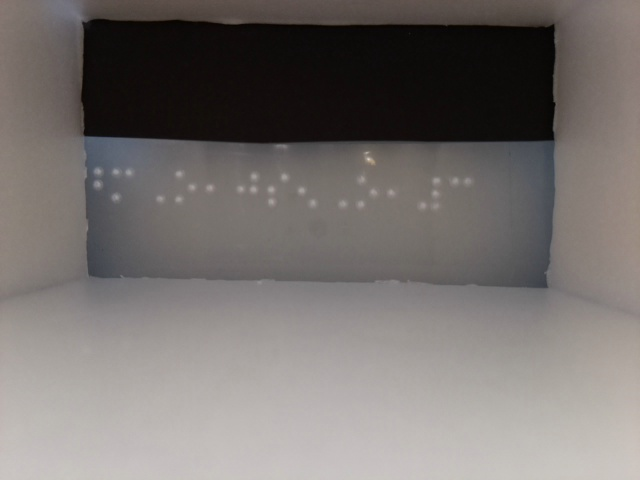
#> input picture vid_process_src/captured_img2/test_cap_img2.jpg, 640 x 480 px, found by its file name
$ python img_process3.py
#> lines starting #> are read from the running program, lines starting #| are printed output that depends on the picture; after the words box and inside, x2 and y2 are one past the last pixel; in counts of white or black regions, pixels touching at a corner belong together
import cv2
import numpy as np

def auto_canny(image, sigma=0.33):
    image = cv2.bilateralFilter(image, 9, 75, 75)
    cv2.imshow('bilateral', image)
	# compute the median of the single channel pixel intensities
    v = np.median(image)
	# apply automatic Canny edge detection using the computed median
    lower = int(max(0, (1.0 - sigma) * v))
    upper = int(min(255, (1.0 + sigma) * v))
    edged = cv2.Canny(image, lower, upper)
	# return the edged image
    return edged

src = cv2.imread('C:/Users/tony8/HandS_Braille/vid_process_src/captured_img2/test_cap_img2.jpg', cv2.IMREAD_COLOR)
#> src is the input picture: shape (480, 640, 3); mean B, G, R 110.5, 113, 118.2
src_gray = cv2.cvtColor(src, cv2.COLOR_BGR2GRAY)

x, y, width, height = 85, 143, 458, 140
cropped_gray_image = src_gray[y:y+height, x:x+width]
cropped_image = src[y:y+height, x:x+width]

# [7 lines of commented-out code are left out]

background = cv2.medianBlur(cropped_gray_image, 21)
cv2.imshow('background', background)

# Convert back to BGR color space
# equalized_image = cv2.cvtColor(equalized_hsv_image, cv2.COLOR_HSV2BGR)
# equalized_gray = cv2.cvtColor(equalized_image, cv2.COLOR_BGR2GRAY)

foreground = cv2.absdiff(cropped_gray_image, background)
cv2.imshow('foreground', foreground)

img_crop_bilateral = cv2.bilateralFilter(foreground, 3, 15, 15)
img_gaussian = cv2.GaussianBlur(img_crop_bilateral, (3, 3), 0)

_, img_binary = cv2.threshold(img_gaussian, 0, 255, cv2.THRESH_OTSU)
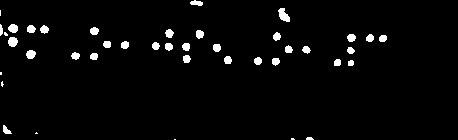
#> img_binary: shape (140, 458); 2.9% white; 41 white regions (7 under 20 px), largest, box (x1, y1, x2, y2) and area: (278, 8, 290, 22) 105, (8, 37, 18, 47) 79, (8, 24, 18, 33) 70
cv2.imshow('binary', img_binary)
img_median_binary = cv2.medianBlur(img_binary, 5)
#> img_median_binary: shape (140, 458); 2.4% white; 36 white regions (3 under 20 px), largest, box (x1, y1, x2, y2) and area: (279, 8, 290, 22) 94, (8, 37, 18, 47) 74, (26, 50, 36, 59) 64
cv2.imshow('med_binary', img_median_binary)

img_adapt_thresh = cv2.adaptiveThreshold(img_gaussian, 255, cv2.ADAPTIVE_THRESH_GAUSSIAN_C, cv2.THRESH_BINARY_INV, 5, 0.1)
#> img_adapt_thresh: shape (140, 458); 92.4% white; black in thin lines or dots
cv2.imshow('binary_adapt', img_adapt_thresh)
img_median_adapt= cv2.medianBlur(img_adapt_thresh, 5)
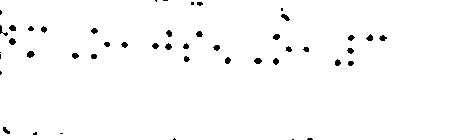
#> img_median_adapt: shape (140, 458); 98.4% white; 46 black regions (14 under 20 px), largest, box (x1, y1, x2, y2) and area: (27, 51, 35, 58) 40, (281, 14, 290, 21) 36, (254, 58, 262, 64) 36
cv2.imshow('med_adapt', img_median_adapt)

window = np.uint8([[0, 0, 1, 0, 0], [0, 1, 1, 1, 0], [1, 1, 1, 1, 1], [0, 1, 1, 1, 0], [0, 0, 1, 0, 0]])
morph2 = cv2.morphologyEx(img_median_binary, cv2.MORPH_DILATE, window, iterations=1)
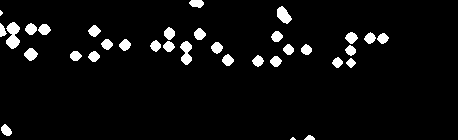
#> morph2: shape (140, 458); 5% white; 34 white regions (2 under 20 px), largest, box (x1, y1, x2, y2) and area: (6, 22, 20, 49) 255, (180, 41, 192, 65) 189, (277, 6, 292, 24) 168
cv2.imshow('morph', morph2)

edge = auto_canny(morph2)
#> in auto_canny, `v = np.median(image)`: v = 0
#> in auto_canny, `edged = cv2.Canny(image, lower, upper)`:
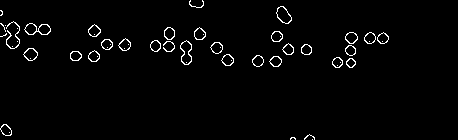
#> edged: shape (140, 458); 2.2% white in thin lines or dots, all inside (x1, y1, x2, y2) = (0, 0, 389, 140)
cv2.imshow('auto_canny', edge)

circles = cv2.HoughCircles(morph2, cv2.HOUGH_GRADIENT, 1, 12, param1=250, param2=10, minRadius=0, maxRadius=15)
#> circles = 25 rows, first 8: [12.5, 41.5, 6.2], [216.5, 47.5, 6], [351.5, 37.5, 5.9], [185.5, 47.5, 5.9], [12.5, 28.5, 5.9], [275.5, 35.5, 5.2], [94.5, 30.5, 5], [155.5, 46.5, 4.6]

circles = np.uint16(np.around(circles))
#> circles = 25 rows, first 8: [12, 42, 6], [216, 48, 6], [352, 38, 6], [186, 48, 6], [12, 28, 6], [276, 36, 5], [94, 30, 5], [156, 46, 5]

# for i in circles[0,:]:
#     cv2.circle(cropped_image,(int(i[0]),int(i[1])), int(i[2])+1, (0,255,255), 1)

# cv2.imshow('circle', cropped_image)

# 이미지 읽어서 그레이스케일 변환, 바이너리 스케일 변환
img = morph2
ret, th = cv2.threshold(img, 127,255,cv2.THRESH_BINARY_INV)
#> th: shape (140, 458); 95% white; 34 black regions (2 under 20 px)

# 컨튜어 찾기
contours, hr = cv2.findContours(th, cv2.RETR_EXTERNAL, cv2.CHAIN_APPROX_SIMPLE)
#> contours = 1 contour; box (x1, y1, x2, y2) and area: (0, 0, 458, 140) 63300; hr = [[-1, -1, -1, -1]]
contr = contours[0]
#> contr = contour of 41 points, box (x1, y1, x2, y2) (0, 0, 458, 140), area 63300

# 감싸는 사각형 표시(검정색)
x1,y1,w,h = cv2.boundingRect(contr)
#> x1 = 0; y1 = 0; w = 458; h = 140
cv2.rectangle(cropped_image, (x1,y1), (x1+w, y1+h), (0,0,0), 3)
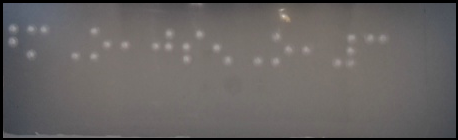
#> cropped_image: shape (140, 458, 3); mean B, G, R 98.3, 99.5, 103

# 최소한의 사각형 표시(초록색)
rect = cv2.minAreaRect(contr)
#> rect = ((228.5, 69.5), (139, 457), -90)
box = cv2.boxPoints(rect)   # 중심점과 각도를 4개의 꼭지점 좌표로 변환
#> box = [[457, 139], [-4.26e-15, 139], [0, 0], [457, 0]]
box = np.int0(box)          # 정수로 변환
#> box = [[457, 139], [0, 139], [0, 0], [457, 0]]
cv2.drawContours(cropped_image, [box], -1, (0,255,0), 3)
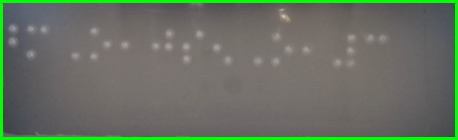
#> cropped_image: shape (140, 458, 3); 5.54% of pixels changed, all inside (x1, y1, x2, y2) = (0, 0, 458, 140)

# 최소한의 원 표시(파랑색)
(x1,y1), radius = cv2.minEnclosingCircle(contr)
#> x1 = 228.5; y1 = 69.5; radius = 238.8
cv2.circle(cropped_image, (int(x1), int(y1)), int(radius), (255,0,0), 2)

# 최소한의 삼각형 표시(분홍색)
ret, tri = cv2.minEnclosingTriangle(contr)
#> ret = 127046; tri = [[914, 0], [0, 0], [0, 278]]
cv2.polylines(cropped_image, [np.int32(tri)], True, (255,0,255), 2)
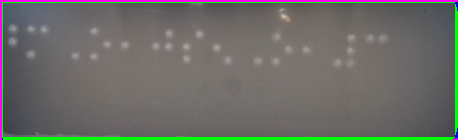
#> cropped_image: shape (140, 458, 3); mean B, G, R 102.3, 107.8, 106.9

# [10 lines of commented-out code are left out]
cv2.imshow('contour', cropped_image)
cv2.waitKey(0)
cv2.destroyAllWindows()

cv2.waitKey()
cv2.destroyAllWindows()

$ run again, with vid_process_src/captured_img2/test_cap_img1.jpg copied over vid_process_src/captured_img2/test_cap_img2.jpg
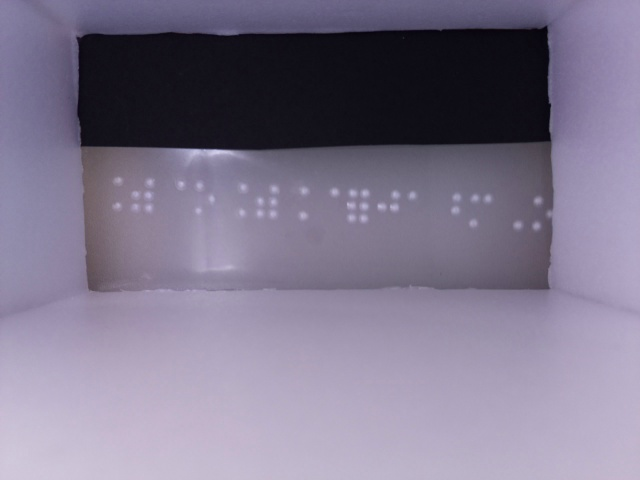
#> input picture vid_process_src/captured_img2/test_cap_img1.jpg, 640 x 480 px, found by its file name
#> src is the input picture: shape (480, 640, 3); mean B, G, R 140.9, 118.8, 126.6
#> `_, img_binary = cv2.threshold(img_gaussian, 0, 255, cv2.THRESH_OTSU)`:
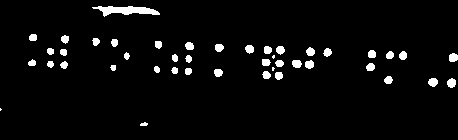
#> img_binary: shape (140, 458); 3.8% white; 44 white regions (3 under 20 px), largest, box (x1, y1, x2, y2) and area: (92, 6, 160, 17) 411, (428, 78, 438, 87) 69, (447, 78, 456, 88) 69
#> img_median_binary: shape (140, 458); 3.3% white; 41 white regions (1 under 20 px), largest, box (x1, y1, x2, y2) and area: (97, 6, 159, 16) 400, (449, 53, 458, 62) 64, (428, 78, 438, 87) 63
#> img_adapt_thresh: shape (140, 458); 91.2% white; black in thin lines or dots
#> img_median_adapt: shape (140, 458); 97.2% white; 53 black regions (12 under 20 px), largest, box (x1, y1, x2, y2) and area: (90, 6, 160, 15) 291, (135, 122, 150, 127) 51, (366, 64, 375, 71) 47
#> morph2: shape (140, 458); 6.7% white; 38 white regions, largest, box (x1, y1, x2, y2) and area: (95, 4, 161, 18) 662, (290, 58, 316, 71) 220, (262, 44, 287, 56) 204
#> v = 0
#> edged: shape (140, 458); 2.7% white in thin lines or dots, all inside (x1, y1, x2, y2) = (26, 4, 458, 128)
#> `circles = cv2.HoughCircles(morph2, cv2.HOUGH_GRADIENT, 1, 12, param1=2..`: circles = 31 rows, first 8: [432.5, 81.5, 6.2], [309.5, 64.5, 5.9], [370.5, 66.5, 5.9], [371.5, 54.5, 6], [218.5, 72.5, 5.9], [126.5, 55.5, 4.6], [181.5, 63.5, 5.5], [277.5, 62.5, 7.1]
#> `circles = np.uint16(np.around(circles))`: circles = 31 rows, first 8: [432, 82, 6], [310, 64, 6], [370, 66, 6], [372, 54, 6], [218, 72, 6], [126, 56, 5], [182, 64, 6], [278, 62, 7]
#> th: shape (140, 458); 93.3% white; 38 black regions
#> contours = 1 contour; box (x1, y1, x2, y2) and area: (0, 0, 458, 140) 63276; hr = [[-1, -1, -1, -1]]
#> contr = contour of 26 points, box (x1, y1, x2, y2) (0, 0, 458, 140), area 63276
#> `x1,y1,w,h = cv2.boundingRect(contr)`: x1 = 0; w = 458; h = 140
#> rect = ((228.5, 69.5), (139, 457), -90)
#> `box = cv2.boxPoints(rect)`: box = [[457, 139], [-4.26e-15, 139], [0, 0], [457, 0]]
#> `box = np.int0(box)`: box = [[457, 139], [0, 139], [0, 0], [457, 0]]
#> `(x1,y1), radius = cv2.minEnclosingCircle(contr)`: x1 = 228.5; y1 = 69.5; radius = 238.8
#> ret = 127046; tri = [[914, 0], [0, 0], [0, 278]]
#> `cv2.polylines(cropped_image, [np.int32(tri)], True, (255,0,255), 2)`:
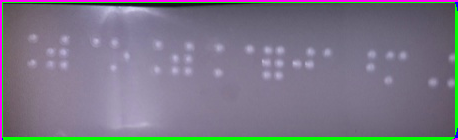
#> cropped_image: shape (140, 458, 3); mean B, G, R 133.7, 118.6, 122
